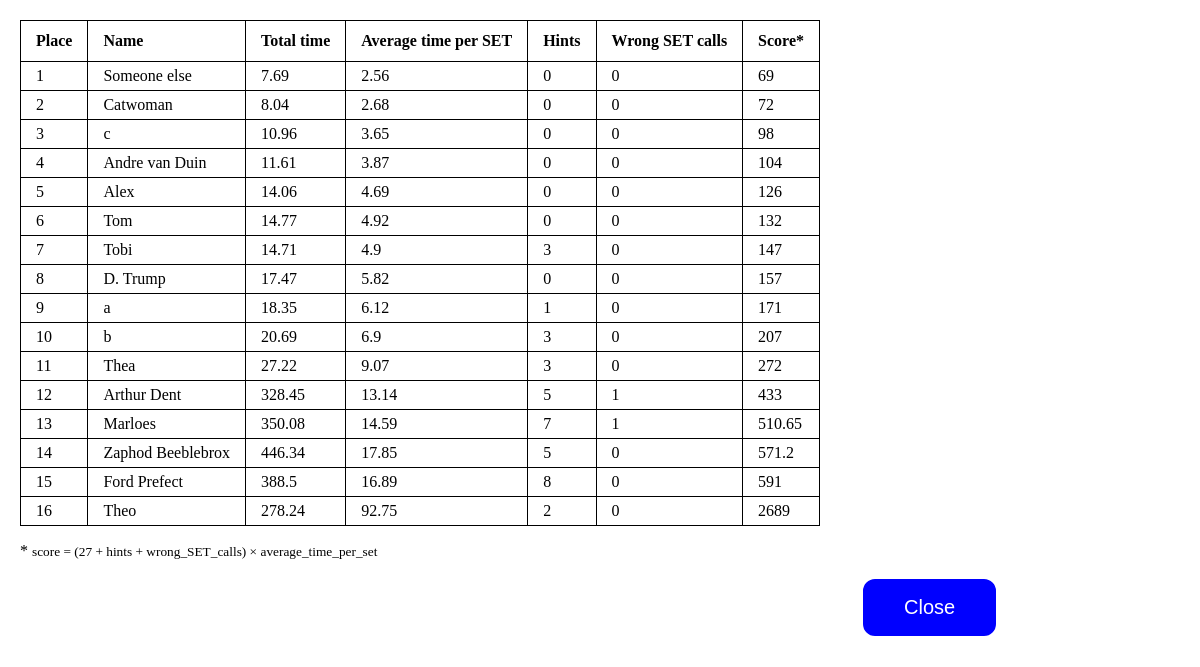
The page /scores/ on the database as committed earlier.
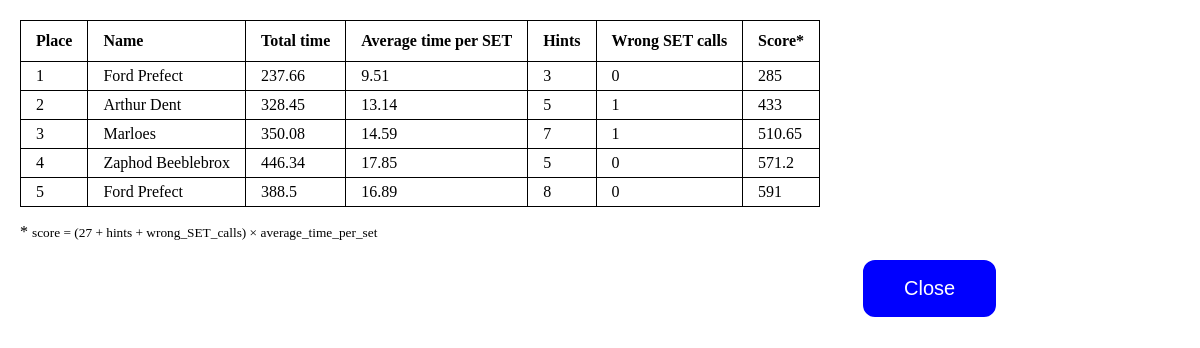
The same page on the database as committed later.
### game/models.py (models this page shows, shortened)
class Highscore(models.Model):
    name = models.CharField(max_length=25)
    total_time = models.FloatField()
    average = models.FloatField()
    hints = models.PositiveIntegerField()
    wrong_sets = models.PositiveIntegerField()
    score = models.PositiveIntegerField()

### game/views.py (the view, shortened to what this page needs)
# urls.py: path('scores/', views.scores, name='scores'),
def scores(request):
    score_form = HighscoreForm(request.POST or None)
    context = {'stored_results': Highscore.objects.order_by('score'),
               'form': score_form}
    return render(request, 'game/scores.html', context)

### game/templates/game/scores.html (shortened to what this page needs)
{% extends 'game/base.html' %}
{% load static %}
{% block header %}
    <link rel="stylesheet" href="{% static '/game/css/scores.css' %}">
{% endblock %}
{% block body %}
<div id="table_section">
<table>
    <tr>
        <th>Place</th>
        <th>Name</th>
        <th>Total time</th>
        <th>Average time per SET</th>
        <th>Hints</th>
        <th>Wrong SET calls</th>
        <th>Score*</th>
    </tr>
    {% for result in stored_results %}
        <tr>
            <td>{{ forloop.counter }}</td>
            <td>{{ result.name }}</td>
            <td>{{ result.total_time }}</td>
            <td>{{ result.average }}</td>
            <td>{{ result.hints }}</td>
            <td>{{ result.wrong_sets }}</td>
            <td>{{ result.score }}</td>
        </tr>
    {% endfor %}
</table>
<p>* <small>score = (27 + hints + wrong_SET_calls) &#215 average_time_per_set</small></p>
<div id="control_section">
<form action="{% url 'results' %}" method="POST">
    <button class="button" id="results" type="submit" name="req"
        value="results">
        Close
    </button>
</form>
</div>
{% endblock %}

### game/templates/game/base.html (shortened to what this page needs)
{% load static %}
<!DOCTYPE html>
<html>
  <head>
    <link rel="stylesheet" href="{% static '/game/css/base.css' %}">
    {% block header%}
    {% endblock %}
  </head>
  <body>
    {% block body %}
    {% endblock %}
  </body>
</html>

### game/static/game/css/base.css (style rules this page uses)
body { display: table-row; }
.button { padding-top: 10px; border-radius: 15px; border: solid; color: white; text-align: center; text-decoration: none; display: inline-block; font-size: 20px; }
#control_section { position: relative; display: table-cell; padding-left: 60px; }
#results { padding: 17px 41px; background-color: Blue; }

### game/static/game/css/scores.css (style rules this page uses)
table, th, td { border-collapse: collapse; border: 1px solid black; padding-top: 5px; padding-bottom: 5px; padding-left: 15px; padding-right: 15px; }
table { width: 100%; }
th { height: 30px; text-align: left; }
#table_section { position: relative; display: table-cell; top: 20px; left: 20px; }
#control_section { position: fixed; left: 800px; }

Rows that differ between the two databases and show on the page:
removed Highscore: name "Someone else", total_time "7.69", average "2.56", hints "0", wrong_sets "0", score "69"
removed Highscore: name "Catwoman", total_time "8.04", average "2.68", hints "0", wrong_sets "0", score "72"
removed Highscore: name "c", total_time "10.96", average "3.65", hints "0", wrong_sets "0", score "98"
removed Highscore: name "Andre van Duin", total_time "11.61", average "3.87", hints "0", wrong_sets "0", score "104"
removed Highscore: name "Alex", total_time "14.06", average "4.69", hints "0", wrong_sets "0", score "126"
removed Highscore: name "Tom", total_time "14.77", average "4.92", hints "0", wrong_sets "0", score "132"
removed Highscore: name "Tobi", total_time "14.71", average "4.9", hints "3", wrong_sets "0", score "147"
removed Highscore: name "D. Trump", total_time "17.47", average "5.82", hints "0", wrong_sets "0", score "157"
removed Highscore: name "a", total_time "18.35", average "6.12", hints "1", wrong_sets "0", score "171"
removed Highscore: name "b", total_time "20.69", average "6.9", hints "3", wrong_sets "0", score "207"
removed Highscore: name "Thea", total_time "27.22", average "9.07", hints "3", wrong_sets "0", score "272"
removed Highscore: name "Theo", total_time "278.24", average "92.75", hints "2", wrong_sets "0", score "2689"
added Highscore: name "Ford Prefect", total_time "237.66", average "9.51", hints "3", wrong_sets "0", score "285"
